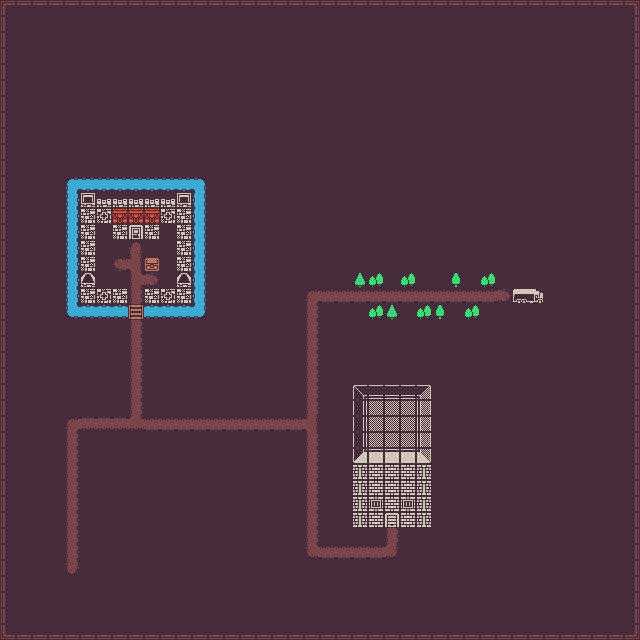

Rendered tile map (Tiled .tmx) drawn with the repository's tilesets; below, a short description and the full map source, tile grids included:
An orthogonal 40x40 tile map with 16x16 px tiles, 1 tile layer (Camada de Blocos 1).

<map version="1.10" tiledversion="1.11.2" orientation="orthogonal" renderorder="right-down" width="40" height="40" tilewidth="16" tileheight="16" infinite="0" nextlayerid="2" nextobjectid="1">
 <tileset firstgid="1" source="tiles.tsx" />
 <layer id="1" name="Camada de Blocos 1" width="40" height="40">
  <data encoding="csv">
156,2684354715,2684354715,2684354715,2684354715,2684354715,2684354715,2684354715,2684354715,2684354715,2684354715,2684354715,2684354715,2684354715,2684354715,2684354715,2684354715,2684354715,2684354715,2684354715,2684354715,2684354715,2684354715,2684354715,2684354715,2684354715,2684354715,2684354715,2684354715,2684354715,2684354715,2684354715,2684354715,2684354715,2684354715,2684354715,2684354715,2684354715,2684354715,2684354716,
155,1,1,1,1,1,1,1,1,1,1,1,1,1,1,1,1,1,1,1,1,1,1,1,1,1,1,1,1,1,1,1,1,1,1,1,1,1,1,3221225627,
155,1,1,1,1,1,1,1,1,1,1,1,1,1,1,1,1,1,1,1,1,1,1,1,1,1,1,1,1,1,1,1,1,1,1,1,1,1,1,3221225627,
155,1,1,1,1,1,1,1,1,1,1,1,1,1,1,1,1,1,1,1,1,1,1,1,1,1,1,1,1,1,1,1,1,1,1,1,1,1,1,3221225627,
155,1,1,1,1,1,1,1,1,1,1,1,1,1,1,1,1,1,1,1,1,1,1,1,1,1,1,1,1,1,1,1,1,1,1,1,1,1,1,3221225627,
155,1,1,1,1,1,1,1,1,1,1,1,1,1,1,1,1,1,1,1,1,1,1,1,1,1,1,1,1,1,1,1,1,1,1,1,1,1,1,3221225627,
155,1,1,1,1,1,1,1,1,1,1,1,1,1,1,1,1,1,1,1,1,1,1,1,1,1,1,1,1,1,1,1,1,1,1,1,1,1,1,3221225627,
155,1,1,1,1,1,1,1,1,1,1,1,1,1,1,1,1,1,1,1,1,1,1,1,1,1,1,1,1,1,1,1,1,1,1,1,1,1,1,3221225627,
155,1,1,1,1,1,1,1,1,1,1,1,1,1,1,1,1,1,1,1,1,1,1,1,1,1,1,1,1,1,1,1,1,1,1,1,1,1,1,3221225627,
155,1,1,1,1,1,1,1,1,1,1,1,1,1,1,1,1,1,1,1,1,1,1,1,1,1,1,1,1,1,1,1,1,1,1,1,1,1,1,3221225627,
155,1,1,1,1,1,1,1,1,1,1,1,1,1,1,1,1,1,1,1,1,1,1,1,1,1,1,1,1,1,1,1,1,1,1,1,1,1,1,3221225627,
155,1,1,1,206,2684354765,2684354765,2684354765,2684354765,2684354765,2684354765,2684354765,2684354766,1,1,1,1,1,1,1,1,1,1,1,1,1,1,1,1,1,1,1,1,1,1,1,1,1,1,3221225627,
155,1,1,1,205,589,542,542,542,542,542,589,3221225677,1,1,1,1,1,1,1,1,1,1,1,1,1,1,1,1,1,1,1,1,1,1,1,1,1,1,3221225627,
155,1,1,1,205,638,591,547,547,547,591,638,3221225677,1,1,1,1,1,1,1,1,1,1,1,1,1,1,1,1,1,1,1,1,1,1,1,1,1,1,3221225627,
155,1,1,1,205,638,1,638,496,638,1,638,3221225677,1,1,1,1,1,1,1,1,1,1,1,1,1,1,1,1,1,1,1,1,1,1,1,1,1,1,3221225627,
155,1,1,1,205,638,1,1,62,1,1,638,3221225677,1,1,1,1,1,1,1,1,1,1,1,1,1,1,1,1,1,1,1,1,1,1,1,1,1,1,3221225627,
155,1,1,1,205,638,1,1610612798,3221225532,303,1,638,3221225677,1,1,1,1,1,1,1,1,1,1,1,1,1,1,1,1,1,1,1,1,1,1,1,1,1,1,3221225627,
155,1,1,1,205,590,1,1,60,2684354622,1,590,3221225677,1,1,1,1,1,1,1,1,1,50,53,1,53,1,1,52,1,53,1,1,1,1,1,1,1,1,3221225627,
155,1,1,1,205,638,591,638,58,638,591,638,3221225677,1,1,1,1,1,1,59,2684354618,2684354618,2684354618,2684354618,2684354618,2684354618,2684354618,2684354618,2684354618,2684354618,2684354618,2684354622,993,994,1,1,1,1,1,3221225627,
155,1,1,1,1610612942,1610612941,1610612941,1610612941,299,1610612941,1610612941,1610612941,3221225678,1,1,1,1,1,1,58,1,1,1,53,50,1,53,52,1,53,1,1,1,1,1,1,1,1,1,3221225627,
155,1,1,1,1,1,1,1,58,1,1,1,1,1,1,1,1,1,1,58,1,1,1,1,1,1,1,1,1,1,1,1,1,1,1,1,1,1,1,3221225627,
155,1,1,1,1,1,1,1,58,1,1,1,1,1,1,1,1,1,1,58,1,1,1,1,1,1,1,1,1,1,1,1,1,1,1,1,1,1,1,3221225627,
155,1,1,1,1,1,1,1,58,1,1,1,1,1,1,1,1,1,1,58,1,1,1,1,1,1,1,1,1,1,1,1,1,1,1,1,1,1,1,3221225627,
155,1,1,1,1,1,1,1,58,1,1,1,1,1,1,1,1,1,1,58,1,1,1,1,1,1,1,1,1,1,1,1,1,1,1,1,1,1,1,3221225627,
155,1,1,1,1,1,1,1,58,1,1,1,1,1,1,1,1,1,1,58,1,1,785,786,786,786,787,1,1,1,1,1,1,1,1,1,1,1,1,3221225627,
155,1,1,1,1,1,1,1,58,1,1,1,1,1,1,1,1,1,1,58,1,1,834,835,835,835,836,1,1,1,1,1,1,1,1,1,1,1,1,3221225627,
155,1,1,1,59,1610612794,1610612794,1610612794,1610612796,2684354618,2684354618,2684354618,2684354618,2684354618,2684354618,2684354618,2684354618,2684354618,2684354618,3221225532,1,1,834,835,835,835,836,1,1,1,1,1,1,1,1,1,1,1,1,3221225627,
155,1,1,1,58,1,1,1,1,1,1,1,1,1,1,1,1,1,1,58,1,1,834,835,835,835,836,1,1,1,1,1,1,1,1,1,1,1,1,3221225627,
155,1,1,1,58,1,1,1,1,1,1,1,1,1,1,1,1,1,1,58,1,1,883,884,884,884,885,1,1,1,1,1,1,1,1,1,1,1,1,3221225627,
155,1,1,1,58,1,1,1,1,1,1,1,1,1,1,1,1,1,1,58,1,1,893,844,844,844,893,1,1,1,1,1,1,1,1,1,1,1,1,3221225627,
155,1,1,1,58,1,1,1,1,1,1,1,1,1,1,1,1,1,1,58,1,1,893,844,844,844,893,1,1,1,1,1,1,1,1,1,1,1,1,3221225627,
155,1,1,1,58,1,1,1,1,1,1,1,1,1,1,1,1,1,1,58,1,1,893,846,844,846,893,1,1,1,1,1,1,1,1,1,1,1,1,3221225627,
155,1,1,1,58,1,1,1,1,1,1,1,1,1,1,1,1,1,1,58,1,1,893,844,498,844,893,1,1,1,1,1,1,1,1,1,1,1,1,3221225627,
155,1,1,1,58,1,1,1,1,1,1,1,1,1,1,1,1,1,1,58,1,1,1,1,58,1,1,1,1,1,1,1,1,1,1,1,1,1,1,3221225627,
155,1,1,1,58,1,1,1,1,1,1,1,1,1,1,1,1,1,1,1610612795,2684354618,2684354618,2684354618,2684354618,3221225531,1,1,1,1,1,1,1,1,1,1,1,1,1,1,3221225627,
155,1,1,1,3221225534,1,1,1,1,1,1,1,1,1,1,1,1,1,1,1,1,1,1,1,1,1,1,1,1,1,1,1,1,1,1,1,1,1,1,3221225627,
155,1,1,1,1,1,1,1,1,1,1,1,1,1,1,1,1,1,1,1,1,1,1,1,1,1,1,1,1,1,1,1,1,1,1,1,1,1,1,3221225627,
155,1,1,1,1,1,1,1,1,1,1,1,1,1,1,1,1,1,1,1,1,1,1,1,1,1,1,1,1,1,1,1,1,1,1,1,1,1,1,3221225627,
155,1,1,1,1,1,1,1,1,1,1,1,1,1,1,1,1,1,1,1,1,1,1,1,1,1,1,1,1,1,1,1,1,1,1,1,1,1,1,3221225627,
1610612892,1610612891,1610612891,1610612891,1610612891,1610612891,1610612891,1610612891,1610612891,1610612891,1610612891,1610612891,1610612891,1610612891,1610612891,1610612891,1610612891,1610612891,1610612891,1610612891,1610612891,1610612891,1610612891,1610612891,1610612891,1610612891,1610612891,1610612891,1610612891,1610612891,1610612891,1610612891,1610612891,1610612891,1610612891,1610612891,1610612891,1610612891,1610612891,3221225628
</data>
 </layer>
</map>
